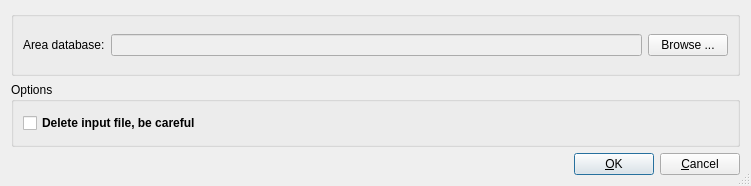
<?xml version="1.0" encoding="UTF-8"?>
<ui version="4.0">
 <class>FindAreaDialog</class>
 <widget class="QDialog" name="FindAreaDialog">
  <property name="geometry">
   <rect>
    <x>0</x>
    <y>0</y>
    <width>751</width>
    <height>186</height>
   </rect>
  </property>
  <property name="mouseTracking">
   <bool>false</bool>
  </property>
  <property name="focusPolicy">
   <enum>Qt::NoFocus</enum>
  </property>
  <property name="acceptDrops">
   <bool>true</bool>
  </property>
  <property name="windowTitle">
   <string>Find area options</string>
  </property>
  <property name="sizeGripEnabled">
   <bool>true</bool>
  </property>
  <layout class="QGridLayout" name="gridLayout_3">
   <item row="0" column="0">
    <widget class="QGroupBox" name="groupBox_SplitByColumns">
     <property name="title">
      <string/>
     </property>
     <layout class="QGridLayout" name="gridLayout_2">
      <item row="0" column="0">
       <widget class="QLabel" name="label_4">
        <property name="text">
         <string>Area database:</string>
        </property>
       </widget>
      </item>
      <item row="0" column="1">
       <widget class="QLineEdit" name="AreaDatabase_lineEdit">
        <property name="enabled">
         <bool>false</bool>
        </property>
        <property name="minimumSize">
         <size>
          <width>500</width>
          <height>0</height>
         </size>
        </property>
       </widget>
      </item>
      <item row="0" column="2">
       <widget class="QPushButton" name="BrowseAreaDatabase_pushButton">
        <property name="text">
         <string>Browse ...</string>
        </property>
       </widget>
      </item>
     </layout>
    </widget>
   </item>
   <item row="1" column="0">
    <widget class="QGroupBox" name="groupBox_Options">
     <property name="title">
      <string>Options</string>
     </property>
     <layout class="QGridLayout" name="gridLayout">
      <item row="0" column="0">
       <widget class="QCheckBox" name="DeleteInputFile_checkBox">
        <property name="font">
         <font>
          <weight>75</weight>
          <bold>true</bold>
         </font>
        </property>
        <property name="text">
         <string>Delete input file, be careful</string>
        </property>
       </widget>
      </item>
     </layout>
    </widget>
   </item>
   <item row="2" column="0">
    <layout class="QHBoxLayout" name="horizontalLayout_2">
     <item>
      <spacer name="horizontalSpacer">
       <property name="orientation">
        <enum>Qt::Horizontal</enum>
       </property>
       <property name="sizeHint" stdset="0">
        <size>
         <width>40</width>
         <height>20</height>
        </size>
       </property>
      </spacer>
     </item>
     <item>
      <widget class="QPushButton" name="OK_pushButton">
       <property name="text">
        <string>&amp;OK</string>
       </property>
       <property name="default">
        <bool>true</bool>
       </property>
      </widget>
     </item>
     <item>
      <widget class="QPushButton" name="Cancel_pushButton">
       <property name="text">
        <string>&amp;Cancel</string>
       </property>
      </widget>
     </item>
    </layout>
   </item>
  </layout>
 </widget>
 <tabstops>
  <tabstop>AreaDatabase_lineEdit</tabstop>
  <tabstop>DeleteInputFile_checkBox</tabstop>
  <tabstop>OK_pushButton</tabstop>
  <tabstop>Cancel_pushButton</tabstop>
 </tabstops>
 <resources/>
 <connections/>
</ui>
